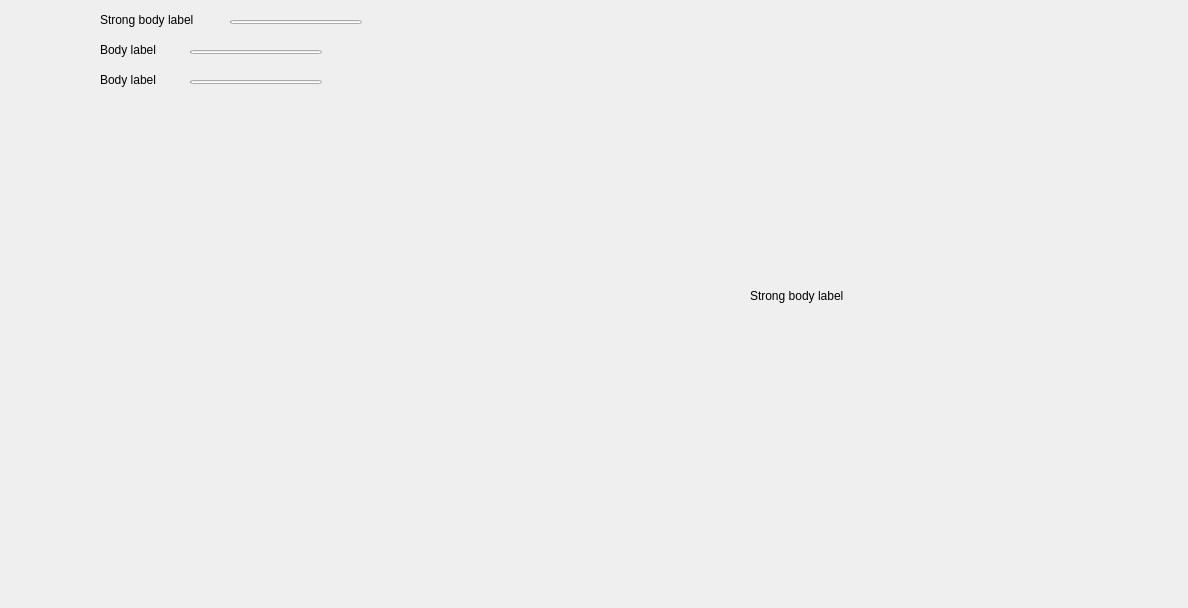
<?xml version="1.0" encoding="UTF-8"?>
<ui version="4.0">
 <class>Form</class>
 <widget class="QWidget" name="Form">
  <property name="geometry">
   <rect>
    <x>0</x>
    <y>0</y>
    <width>1188</width>
    <height>608</height>
   </rect>
  </property>
  <property name="windowTitle">
   <string>Form</string>
  </property>
  <widget class="PixmapLabel" name="PixmapLabel">
   <property name="geometry">
    <rect>
     <x>10</x>
     <y>110</y>
     <width>691</width>
     <height>411</height>
    </rect>
   </property>
  </widget>
  <widget class="StrongBodyLabel" name="StrongBodyLabel">
   <property name="geometry">
    <rect>
     <x>750</x>
     <y>50</y>
     <width>381</width>
     <height>491</height>
    </rect>
   </property>
   <property name="text">
    <string>Strong body label</string>
   </property>
  </widget>
  <widget class="ProgressBar" name="ProgressBar">
   <property name="geometry">
    <rect>
     <x>230</x>
     <y>20</y>
     <width>132</width>
     <height>4</height>
    </rect>
   </property>
  </widget>
  <widget class="StrongBodyLabel" name="StrongBodyLabel_2">
   <property name="geometry">
    <rect>
     <x>100</x>
     <y>10</y>
     <width>111</width>
     <height>19</height>
    </rect>
   </property>
   <property name="text">
    <string>Strong body label</string>
   </property>
  </widget>
  <widget class="BodyLabel" name="BodyLabel">
   <property name="geometry">
    <rect>
     <x>100</x>
     <y>40</y>
     <width>63</width>
     <height>19</height>
    </rect>
   </property>
   <property name="text">
    <string>Body label</string>
   </property>
  </widget>
  <widget class="BodyLabel" name="BodyLabel_2">
   <property name="geometry">
    <rect>
     <x>100</x>
     <y>70</y>
     <width>63</width>
     <height>19</height>
    </rect>
   </property>
   <property name="text">
    <string>Body label</string>
   </property>
  </widget>
  <widget class="ProgressBar" name="ProgressBar_2">
   <property name="geometry">
    <rect>
     <x>190</x>
     <y>50</y>
     <width>132</width>
     <height>4</height>
    </rect>
   </property>
  </widget>
  <widget class="ProgressBar" name="ProgressBar_3">
   <property name="geometry">
    <rect>
     <x>190</x>
     <y>80</y>
     <width>132</width>
     <height>4</height>
    </rect>
   </property>
  </widget>
  <widget class="ImageLabel" name="ImageLabel">
   <property name="geometry">
    <rect>
     <x>10</x>
     <y>10</y>
     <width>72</width>
     <height>72</height>
    </rect>
   </property>
  </widget>
 </widget>
 <customwidgets>
  <customwidget>
   <class>PixmapLabel</class>
   <extends>QLabel</extends>
   <header>qfluentwidgets</header>
  </customwidget>
  <customwidget>
   <class>BodyLabel</class>
   <extends>QLabel</extends>
   <header>qfluentwidgets</header>
  </customwidget>
  <customwidget>
   <class>StrongBodyLabel</class>
   <extends>QLabel</extends>
   <header>qfluentwidgets</header>
  </customwidget>
  <customwidget>
   <class>ImageLabel</class>
   <extends>QLabel</extends>
   <header>qfluentwidgets</header>
  </customwidget>
  <customwidget>
   <class>ProgressBar</class>
   <extends>QProgressBar</extends>
   <header>qfluentwidgets</header>
  </customwidget>
 </customwidgets>
 <resources/>
 <connections/>
</ui>
